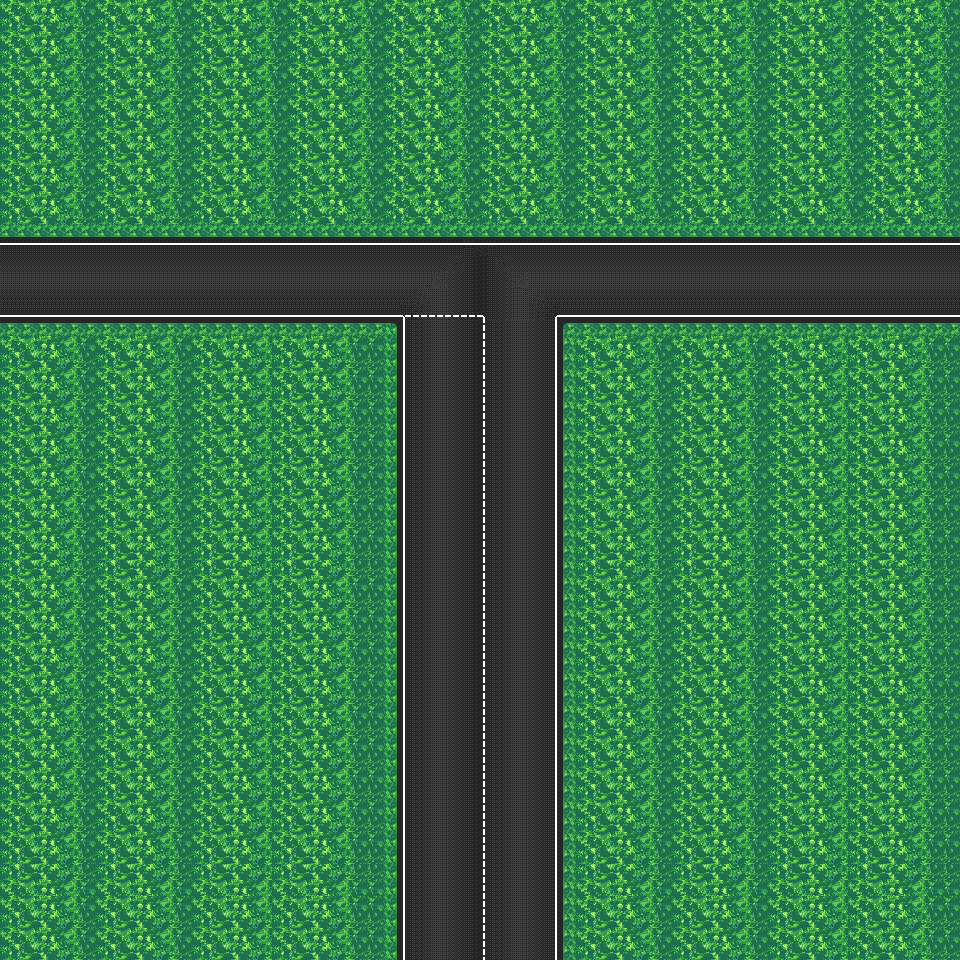

Tiled map render using the project's own tile images. Description and the map definition, with tile-layer contents summarised, below:
An orthogonal 60x60 tile map with 16x16 px tiles, 3 tile layers (Base, Lines, Crease), 2 tilesets and 11 objects (3x Wall, Zone_Finish).

<map version="1.10" tiledversion="1.11.2" orientation="orthogonal" renderorder="right-down" width="60" height="60" tilewidth="16" tileheight="16" infinite="0" nextlayerid="15" nextobjectid="45">
 <tileset firstgid="1" name="rotation" tilewidth="16" tileheight="16" tilecount="80" columns="10">
  <image source="../images/lines.png" width="160" height="128" />
 </tileset>
 <tileset firstgid="81" name="tiles" tilewidth="16" tileheight="16" tilecount="144" columns="12">
  <image source="../images/new-map.png" width="192" height="192" />
 </tileset>
 <layer id="4" name="Base" width="60" height="60">
  <properties>
   <property name="friction" type="float" value="0.9" />
  </properties>
  <data>[3600 cells, 3600 non-empty, 71 distinct tile ids]</data>
 </layer>
 <layer id="5" name="Lines" width="60" height="60">
  <data>[3600 cells, 46 non-empty, 3 distinct tile ids]</data>
 </layer>
 <layer id="13" name="Crease" width="60" height="60">
  <data>[3600 cells, 192 non-empty, 6 distinct tile ids]</data>
 </layer>
 <objectgroup color="#000000" id="6" name="Obstacles_Layer" class="Collision_Box" tintcolor="#000000">
  <object id="7" type="Wall" x="5.33333" y="325.667" width="389.333" height="634" visible="0" />
  <object id="10" type="Wall" x="566.667" y="324" width="390.667" height="632" visible="0" />
  <object id="11" type="Wall" x="2.66667" y="1.33333" width="958.667" height="233.333" visible="0" />
  <object id="14" x="10.6746" y="355.819" width="351.075" height="597.458" />
  <object id="18" x="600.148" y="355.819" width="353.447" height="596.853" />
  <object id="19" x="5.93032" y="5.93032" width="946.479" height="196.887" />
 </objectgroup>
 <objectgroup color="#ffff7f" id="7" name="Zone_Check_Layer" class="Zone_Check" tintcolor="#ffff7f">
  <properties>
   <property name="step_id" type="int" value="1" />
  </properties>
  <object id="32" x="403.5" y="328.5" width="72.5" height="110.5" />
 </objectgroup>
 <objectgroup color="#00ff00" id="8" name="Finish_Zone_Layer" tintcolor="#00ff00">
  <object id="35" type="Zone_Finish" x="14" y="254" width="121.5" height="52">
   <properties>
    <property name="step_id" type="int" value="2" />
   </properties>
  </object>
 </objectgroup>
 <objectgroup color="#ff0000" id="9" name="Incoming_Traffic_Layer" class="Zone_Fail_IT" tintcolor="#ff0000">
  <properties>
   <property name="fail_message" value="Driving in oncoming traffic!" />
  </properties>
  <object id="39" x="493" y="321.333" width="62" height="630.667" />
 </objectgroup>
 <objectgroup color="#ff0000" id="10" name="Wrong_Turn_Layer" class="Zone_Fail_WT" tintcolor="#ff0000">
  <properties>
   <property name="fail_message" value="Wrong Turn" />
  </properties>
  <object id="42" x="578.667" y="253.333" width="373.333" height="60" />
 </objectgroup>
 <objectgroup id="11" name="Spawn_Layer" class="Spawn_Point">
  <object id="44" x="440" y="830.666">
   <point />
  </object>
 </objectgroup>
</map>
